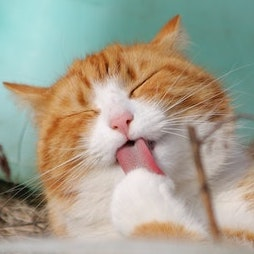
#> input picture Images/cat.jpg, 254 x 254 px
$ python pictureToMatrix.py
#> lines starting #> are read from the running program, lines starting #| are printed output that depends on the picture
#> the answer given: ../Images/cat.jpg
from matplotlib import pyplot as plt
import cv2
import numpy as np
from scipy.signal import convolve2d

# Function to read an image and resize it
def image_to_matrix(image_path, scale_percent):
#> called with image_path = '../Images/cat.jpg', scale_percent = 100
    img = cv2.imread(image_path, cv2.IMREAD_GRAYSCALE)  # Read the image in grayscale
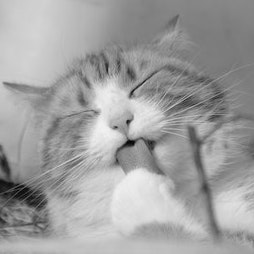
#> img: shape (254, 254); min 0, max 242, mean 160.2
    size = min(img.shape[:2])  # Determine the size of the square crop
#> size = 254
    left = (img.shape[1] - size) // 2  # Calculate left coordinate for crop
#> left = 0
    top = (img.shape[0] - size) // 2  # Calculate top coordinate for crop
#> top = 0
    img = img[top:top+size, left:left+size]  # Crop the image
    dim = (int(img.shape[1] * scale_percent / 100), int(img.shape[0] * scale_percent / 100))  # Calculate dimensions for resizing
#> dim = (254, 254)
    resized_img = cv2.resize(img, dim, interpolation=cv2.INTER_AREA)  # Resize the image
    return resized_img

# Function to print a matrix
def print_for_dude(matrix):
    print(matrix.shape[0])  # Print the number of rows
    for row in matrix:
        print(*row)  # Print each row

# Function to apply 2D convolution
def apply_2d_convolution(image, kernel):
    result = convolve2d(image, kernel, mode='same', boundary='fill', fillvalue=0)  # Perform 2D convolution
    return result

# Function to select a kernel based on input
def select_kernel(kernel_input):
    if kernel_input == 'sharpen':
        return np.array([[0, -1, 0],
                         [-1, 5, -1],
                         [0, -1, 0]])  # Sharpening kernel
    elif kernel_input == 'gaussian_blur_3':
        return np.ones((3, 3)) / 9  # 3x3 Gaussian blur kernel
    elif kernel_input == 'gaussian_blur_5':
        return np.ones((5, 5)) / 25  # 5x5 Gaussian blur kernel
    elif kernel_input == 'laplacian':
        return np.array([[0, 1, 0],
                         [1, -4, 1],
                         [0, 1, 0]])  # Laplacian kernel
    elif kernel_input == 'emboss':
        return np.array([[-2, -1, 0],
                         [-1, 1, 1],
                         [0, 1, 2]])  # Emboss kernel
    elif kernel_input == 'outline':
        return np.array([[-1, -1, -1],
                         [-1, 8, -1],
                         [-1, -1, -1]])  # Outline kernel
    else:
        return None  # Return None for invalid input

# Main function
def main():
    image_path = input()  # Input path to the image
    kernel_input = input()  # Input type of kernel
    scale = 100  # Scale percentage for resizing

    image = image_to_matrix(image_path, scale)  # Read and resize the image
    kernel = select_kernel(kernel_input)  # Select the kernel based on input

    if kernel is None:
        print("Invalid kernel type.")  # Print error message for invalid kernel type
        return

    print_for_dude(image)  # Print the processed image
    print_for_dude(kernel)  # Print the selected kernel

if __name__ == "__main__":
    main()  # Call the main function
